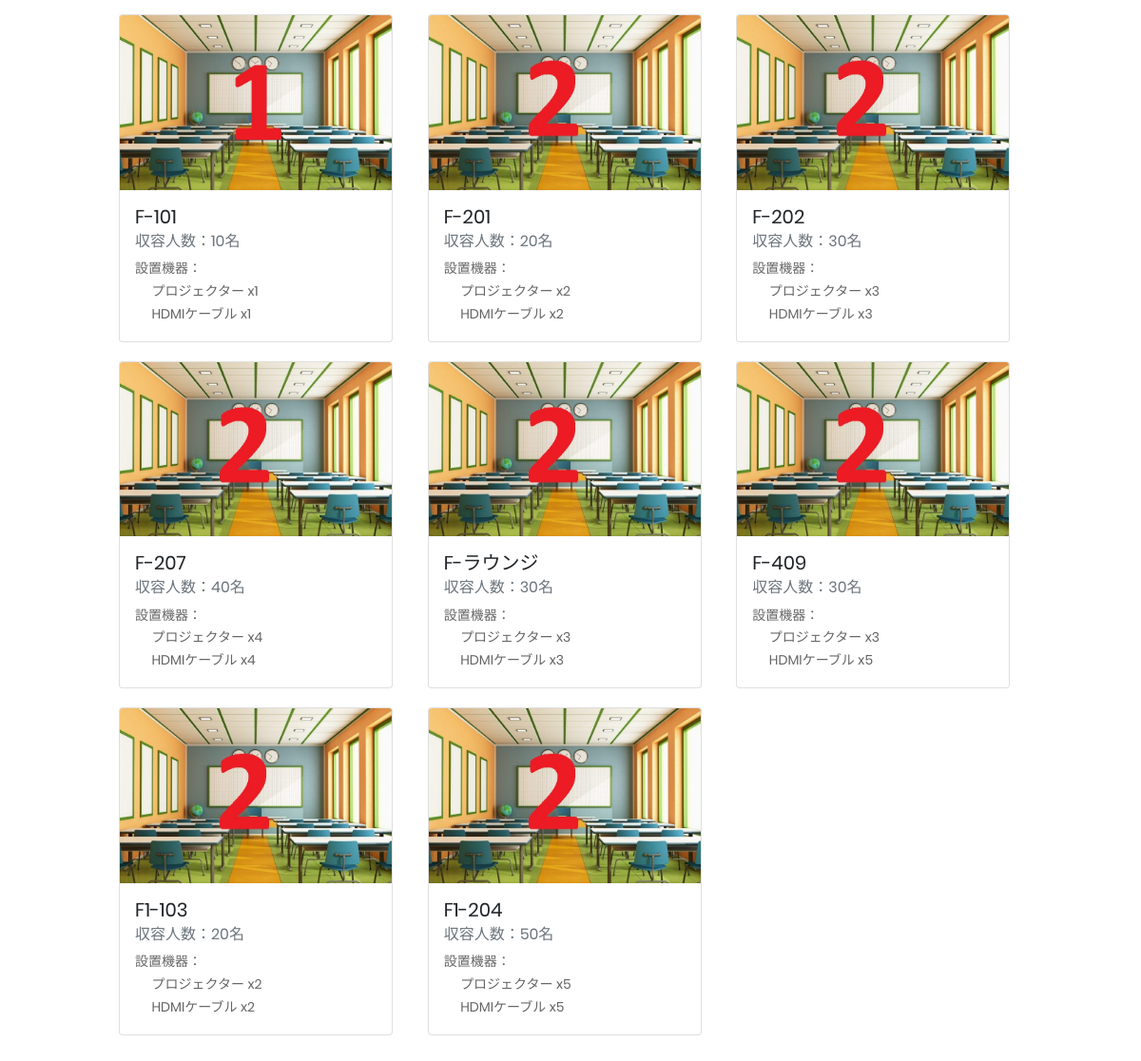
Page /main/room on the committed database.
### models/Conference.py (models this page shows, shortened)
class Conference(db.Model):
  __tablename__ = 'conferences'
  conference_id = db.Column(db.Integer, nullable=False, primary_key=True, autoincrement=True) # 主キー
  name = db.Column(db.String(20), nullable=False, unique=True)
  capacity = db.Column(db.Integer)
  photo_id = db.Column(db.String(20))
  remarks = db.Column(db.String(100))
  equipments = db.relationship("Equipment",
                                secondary='conference_equipments',
                                uselist=True,
                                back_populates='conferences',
                                order_by='Equipment.equipment_id')
  reserves = db.relationship("Reserve", uselist=True, back_populates='conferences', cascade='all, delete-orphan')

### models/ConferenceEquipment.py (models this page shows, shortened)
class ConferenceEquipment(db.Model):
    __tablename__ = 'conference_equipments'
    conference_equipments_id = db.Column(db.Integer, nullable=False, primary_key=True, autoincrement=True) # 主キー
    conference_id = db.Column(db.Integer, db.ForeignKey("conferences.conference_id", onupdate='CASCADE', ondelete='CASCADE'))
    equipment_id = db.Column(db.Integer, db.ForeignKey("equipments.equipment_id", onupdate='CASCADE', ondelete='CASCADE'))
    num = db.Column(db.Integer)
    equipments = db.relation("Equipment", backref='conference_equipments')
    conferences = db.relation("Conference", backref='conference_equipments')

### models/Equipment.py (models this page shows, shortened)
class Equipment(db.Model):
    __tablename__ = 'equipments'
    equipment_id = db.Column(db.Integer, nullable=False, primary_key=True, autoincrement=True) # 主キー
    name = db.Column(db.String(30), unique=True, nullable=False)
    conferences = db.relationship("Conference",
                                secondary='conference_equipments',
                                uselist=True,
                                back_populates='equipments',
                                order_by='Conference.conference_id')

### main_tab.py (the view)
@main_bp.route("/room")
def room_page():
    conferences = Conference.query.all()
    equipments=Equipment.query.all()
    return render_template('room.html',conferences=conferences)

### templates/room.html (shortened to what this page needs)
{% extends "template.html" %}
{% block head %}
    <link rel="stylesheet" type="text/css" href="{{ url_for('static',filename='css/main_reserve.css') }}">
    <link rel="stylesheet" type="text/css" href="{{ url_for('static',filename='css/main_tab.css') }}">
{% endblock %}
{% block content %}
<div class="limiter">
   <div class="container-user100">
       <div class="wrap-room100">
          <div class="row row-cols-3">
              {% for conference in conferences %}
              <div class="col-sm-4  p-b-20">
                  <div class="card" style="width: 18rem;">
                      <img src='../static/img/{{ conference.__dict__['photo_id'] }}.jpg' class="card-img-top" alt="classroom">
                      <div class="card-body">
                          <h5 class="card-title">{{ conference.__dict__['name'] }}</h5>
                          <h6 class="card-subtitle mb-2 text-muted">収容人数：{{ conference.__dict__['capacity'] }}名</h6>
                          <p>設置機器：</p>
                          {% for equipment in conference.conference_equipments %}
                          <p class="card-text">&emsp; {{ equipment.equipments.__dict__['name'] }} x{{ equipment.__dict__['num'] }}</p>
                          {% endfor %}
                      </div>
                  </div>
              </div>
              {% endfor %}
          </div>
       </div>
   </div>
</div>
{% endblock %}

### static/css/main_reserve.css (style rules this page uses)
.container-user100 { width: 100%; min-height: 100vh; display: -webkit-box; display: -webkit-flex; display: -moz-box; display: -ms-flexbox; display: flex; flex-wrap: wrap; justify-content: center; align-items: center; padding: 15px; font-size: 20px; }
.wrap-room100 { width: 950px; overflow: hidden; }

### static/css/main.css (style rules this page uses)
* { margin: 0px; padding: 0px; box-sizing: border-box; }
body, html { height: 100%; font-family: Poppins-Regular, sans-serif; }
h1,h2,h3,h4,h5,h6 { margin: 0px; }
p { font-family: Poppins-Regular; font-size: 14px; line-height: 1.7; color: #666666; margin: 0px; }
.limiter { width: 100%; margin: 0 auto; }

### rows in the picture
Conference: __dict__.photo_id (picture), __dict__.name "F-101", __dict__.capacity "10"
ConferenceEquipment: equipments.__dict__.name "プロジェクター", __dict__.num "1"
ConferenceEquipment: equipments.__dict__.name "HDMIケーブル", __dict__.num "1"
Conference: __dict__.photo_id (picture), __dict__.name "F-201", __dict__.capacity "20"
ConferenceEquipment: equipments.__dict__.name "プロジェクター", __dict__.num "2"
ConferenceEquipment: equipments.__dict__.name "HDMIケーブル", __dict__.num "2"
Conference: __dict__.photo_id (picture), __dict__.name "F-202", __dict__.capacity "30"
ConferenceEquipment: equipments.__dict__.name "プロジェクター", __dict__.num "3"
ConferenceEquipment: equipments.__dict__.name "HDMIケーブル", __dict__.num "3"
Conference: __dict__.photo_id (picture), __dict__.name "F-207", __dict__.capacity "40"
ConferenceEquipment: equipments.__dict__.name "プロジェクター", __dict__.num "4"
ConferenceEquipment: equipments.__dict__.name "HDMIケーブル", __dict__.num "4"
Conference: __dict__.photo_id (picture), __dict__.name "F-ラウンジ", __dict__.capacity "30"
ConferenceEquipment: equipments.__dict__.name "プロジェクター", __dict__.num "3"
ConferenceEquipment: equipments.__dict__.name "HDMIケーブル", __dict__.num "3"
Conference: __dict__.photo_id (picture), __dict__.name "F-409", __dict__.capacity "30"
ConferenceEquipment: equipments.__dict__.name "プロジェクター", __dict__.num "3"
ConferenceEquipment: equipments.__dict__.name "HDMIケーブル", __dict__.num "5"
Conference: __dict__.photo_id (picture), __dict__.name "F1-103", __dict__.capacity "20"
ConferenceEquipment: equipments.__dict__.name "プロジェクター", __dict__.num "2"
ConferenceEquipment: equipments.__dict__.name "HDMIケーブル", __dict__.num "2"
Conference: __dict__.photo_id (picture), __dict__.name "F1-204", __dict__.capacity "50"
ConferenceEquipment: equipments.__dict__.name "プロジェクター", __dict__.num "5"
ConferenceEquipment: equipments.__dict__.name "HDMIケーブル", __dict__.num "5"
